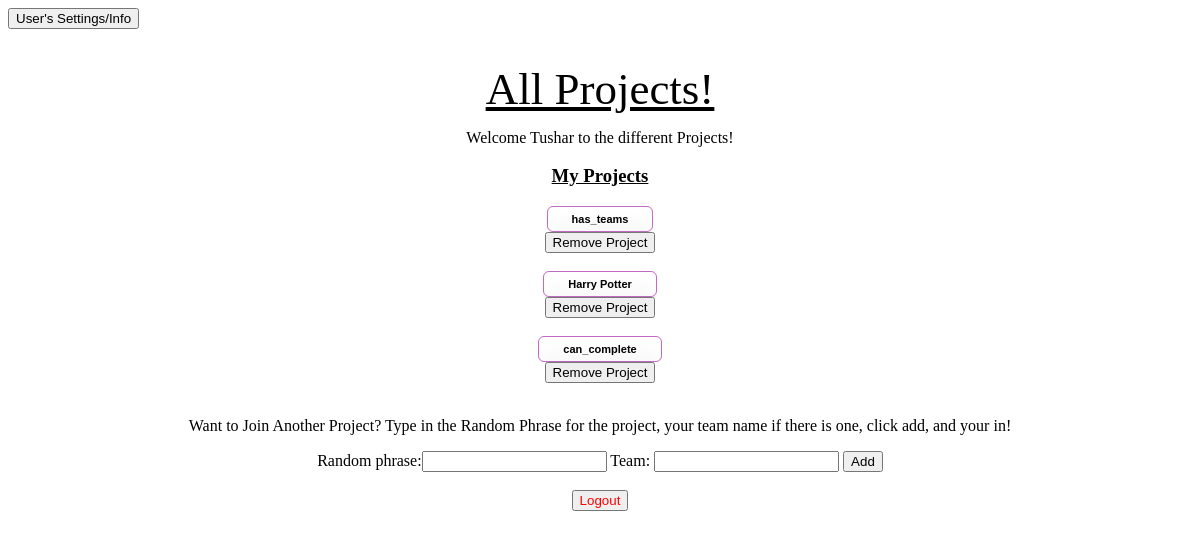
The app's page /quest/user_project_page/tdesai (signed in), older data.
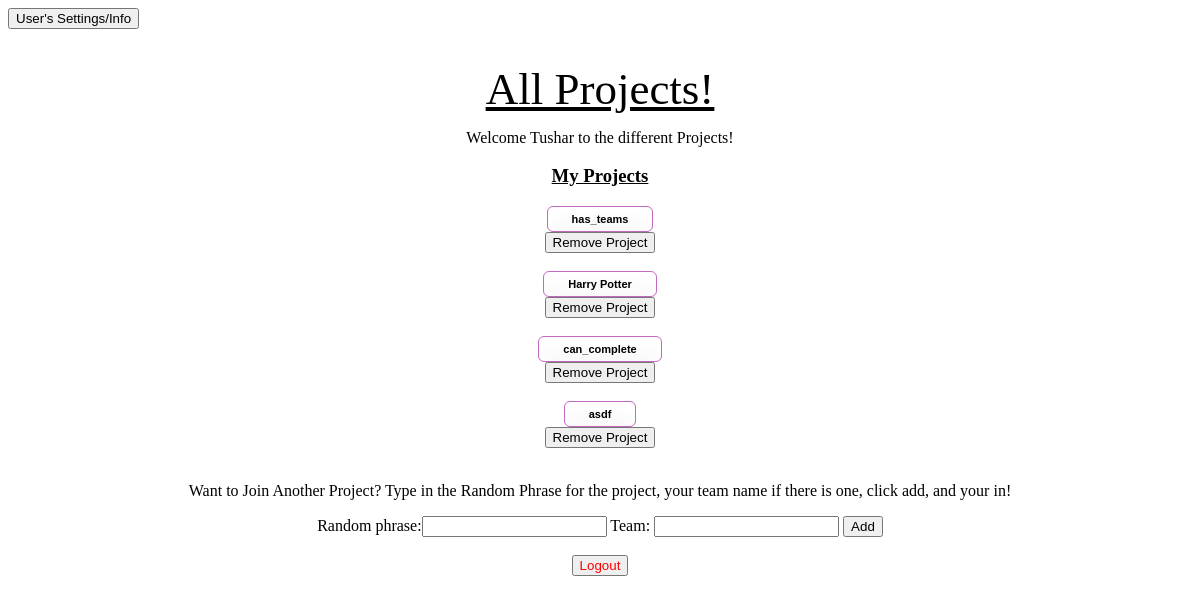
The same page, newer data.
### quest_extension/models.py (models this page shows)
class Project(models.Model):
    project_name = models.CharField(max_length=1000)
    project_description = models.CharField(max_length=1000, blank = True, null = True)
    project_random_phrase = models.CharField(max_length = 255, unique = True)
    project_admin_pin = models.CharField(max_length = 255, unique = True)
    project_editable = models.BooleanField()
    project_has_teams = models.BooleanField(default = False)

### quest_extension/views.py (the view)
# urls.py: path('user_project_page/<ldap>', views.get_user_project_page),
def get_user_project_page(request, ldap):
    if not validate_user_access(request, ldap):
        return HttpResponseRedirect('/quest/user_login')
    current_user = User.objects.get(user_ldap = ldap)
    user_projects = [user_project.project for user_project in UserProject.objects.filter(user = current_user)]
    user_project_ids = [project.id for project in user_projects]
    all_other_projects = [project for project in Project.objects.all() if project.id not in user_project_ids]
    add_new_project_form = AddNewProjectForm()
    context = {'current_user': current_user,
     'user_projects': user_projects,
      'all_other_projects': all_other_projects,
      'add_new_project_form': add_new_project_form}
    return render(request, 'quest_extension/user_project_page.html', context)

### quest_extension/forms.py
class AddNewProjectForm(forms.Form):
    random_phrase = forms.CharField()

### quest_extension/logic.py (called while the page is built)
def validate_user_access(request, ldap):
    return 'current_user_ldap' in request.session and request.session['current_user_ldap'] == ldap

### quest_extension/templates/quest_extension/user_project_page.html (shortened to what this page needs)
{% load static %}
<!DOCTYPE html>
<html lang="en">
    <head>
	<link rel="stylesheet" type="text/css" href="{% static 'quest_extension/user_project_page_style.css' %}">
    </head>
    <body>
    <form method='GET' action = '/quest/user_settings_info/{{current_user.user_ldap}}'>
        <button type='submit'>User's Settings/Info</button>
    </form>
    <div id = 'centered'>
        <h1>All Projects!</h1>
        <p>Welcome {{ current_user.user_first_name }} to the different Projects!</p>
        <h3> My Projects </h3>
        {% for project in user_projects %}
            <form method='GET', action = '/quest/user_home/{{ current_user.user_ldap }}/{{ project.id }}'>
                <div id= 'project_button'>
                    <button type='submit'>{{project.project_name}}</button>
                </div>
            </form>
            <form method='POST' action = '/quest/remove_user_project/{{ current_user.user_ldap }}'>
                <button onclick="return confirm('Are you sure you want to remove this project (All data submitted and all questions answered for this project will be deleted)?');" type = 'submit' name = 'remove_project' value = '{{ project.id }}'> Remove Project </button>
            </form>
            <br>
        {% endfor %}
        <p> Want to Join Another Project? Type in the Random Phrase for the project, your team name if
            there is one, click add,
            and your in!
        </p>
            <form id = 'add_new_project' method='POST' action = '/quest/add_user_project_page/{{ current_user.user_ldap }}'>
                {{ add_new_project_form }}
                Team: <input type = 'text', name = 'team'>
                <button type ='submit' name = 'project_id' value = '{{project.id}}'>Add</button>
            </form>
            <br>
            <div id= 'logout'>
            <form method='POST' action = '/quest/user_logout/{{ current_user.user_ldap}}'>
                    <button type = 'submit', name = 'logout'>Logout</button>
                </form>
            </div>
        </div>
    </body>
</html>

Row changes from the older to the newer data that the page shows:
now on this page (row edited): Project: project_name "asdf", {{ project.id }} 83 (drawn)
